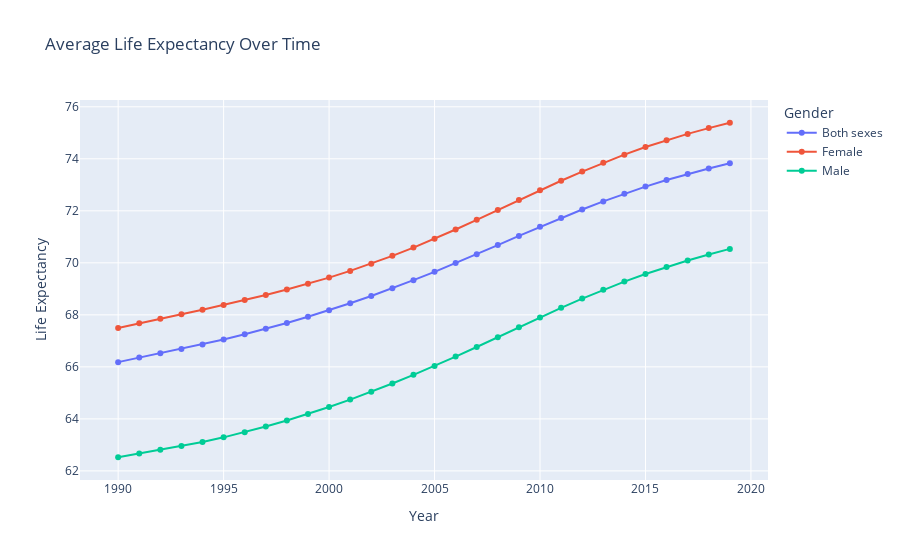

Notebook source saved alongside this figure:
### Code cell
yearly_avg = global_data.groupby(["Year", "Gender"])["Life Expectancy"].mean().reset_index()

fig = px.line(
    yearly_avg,
    x = "Year",
    y = "Life Expectancy",
    color = "Gender",
    title = "Average Life Expectancy Over Time",
    markers = True
)

fig.show()

# Save the interactive HTML and PNG
html_path = "../global_health/web/assets/img/plots/life_expectancy_line.html"
png_path = "../global_health/web/assets/img/plots/life_expectancy_line.png"
plot(fig, filename=html_path, auto_open=False)
fig.write_image(png_path)

### Figure 1 — Plotly figure (JSON) as saved in the notebook; plotly's stock layout.template omitted (floating-point values rounded to 4 significant figures)
{"data": [{"hovertemplate": "Gender=Both sexes<br>Year=%{x}<br>Life Expectancy=%{y}<extra></extra>", "legendgroup": "Both sexes", "line": {"color": "#636efa", "dash": "solid"}, "marker": {"symbol": "circle"}, "mode": "lines+markers", "name": "Both sexes", "orientation": "v", "showlegend": true, "type": "scatter", "x": [1990, 1991, 1992, 1993, 1994, 1995, 1996, 1997, 1998, 1999, 2000, 2001, 2002, 2003, 2004, 2005, 2006, 2007, 2008, 2009, 2010, 2011, 2012, 2013, 2014, 2015, 2016, 2017, 2018, 2019], "xaxis": "x", "y": [66.18, 66.36, 66.52, 66.69, 66.86, 67.05, 67.25, 67.46, 67.69, 67.93, 68.18, 68.44, 68.73, 69.02, 69.33, 69.65, 69.99, 70.33, 70.68, 71.04, 71.38, 71.72, 72.05, 72.36, 72.66, 72.93, 73.18, 73.41, 73.63, 73.83], "yaxis": "y"}, {"hovertemplate": "Gender=Female<br>Year=%{x}<br>Life Expectancy=%{y}<extra></extra>", "legendgroup": "Female", "line": {"color": "#EF553B", "dash": "solid"}, "marker": {"symbol": "circle"}, "mode": "lines+markers", "name": "Female", "orientation": "v", "showlegend": true, "type": "scatter", "x": [1990, 1991, 1992, 1993, 1994, 1995, 1996, 1997, 1998, 1999, 2000, 2001, 2002, 2003, 2004, 2005, 2006, 2007, 2008, 2009, 2010, 2011, 2012, 2013, 2014, 2015, 2016, 2017, 2018, 2019], "xaxis": "x", "y": [67.49, 67.68, 67.85, 68.02, 68.2, 68.38, 68.57, 68.77, 68.97, 69.2, 69.43, 69.69, 69.97, 70.27, 70.59, 70.93, 71.28, 71.65, 72.03, 72.41, 72.79, 73.16, 73.51, 73.85, 74.16, 74.45, 74.72, 74.96, 75.18, 75.39], "yaxis": "y"}, {"hovertemplate": "Gender=Male<br>Year=%{x}<br>Life Expectancy=%{y}<extra></extra>", "legendgroup": "Male", "line": {"color": "#00cc96", "dash": "solid"}, "marker": {"symbol": "circle"}, "mode": "lines+markers", "name": "Male", "orientation": "v", "showlegend": true, "type": "scatter", "x": [1990, 1991, 1992, 1993, 1994, 1995, 1996, 1997, 1998, 1999, 2000, 2001, 2002, 2003, 2004, 2005, 2006, 2007, 2008, 2009, 2010, 2011, 2012, 2013, 2014, 2015, 2016, 2017, 2018, 2019], "xaxis": "x", "y": [62.52, 62.67, 62.81, 62.95, 63.11, 63.29, 63.49, 63.71, 63.94, 64.19, 64.46, 64.74, 65.04, 65.36, 65.69, 66.04, 66.39, 66.76, 67.14, 67.52, 67.9, 68.27, 68.63, 68.96, 69.28, 69.57, 69.84, 70.09, 70.32, 70.54], "yaxis": "y"}], "layout": {"legend": {"title": {"text": "Gender"}, "tracegroupgap": 0}, "title": {"text": "Average Life Expectancy Over Time"}, "xaxis": {"anchor": "y", "domain": [0, 1], "title": {"text": "Year"}}, "yaxis": {"anchor": "x", "domain": [0, 1], "title": {"text": "Life Expectancy"}}}}
